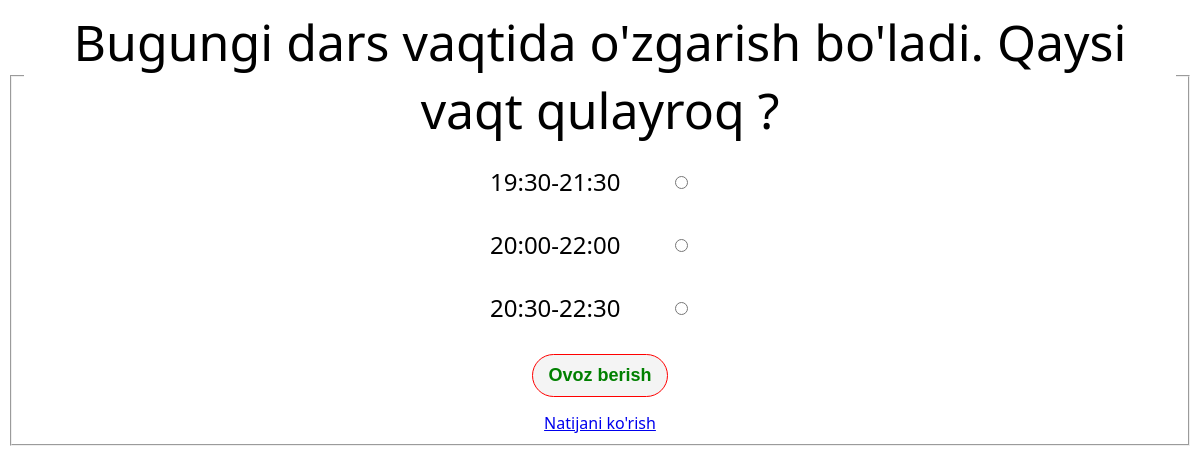
The page /polls/1/detail/ on the database its author committed.
### base/models.py (models this page shows)
class Question(Model):
    text = models.CharField(max_length=500)
    created_date = models.DateTimeField(auto_now=True)
    def __str__(self):
        return self.text

class Options(Model):
    text = models.CharField(max_length=50)
    votes = models.IntegerField(default=0)
    question = models.ForeignKey(Question, on_delete=models.CASCADE)
    def __str__(self):
        return self.text

### base/views.py (the view)
# urls.py: path("<int:question_id>/detail/", question_detail, name='detail'),
def question_detail(request, question_id):
    ques = Question.objects.get(id=question_id)
    options = Options.objects.filter(question=ques)
    print(question_id, ques)
    print(options)
    context = {
        "question": ques,
        "options": options
    }
    return render(request, "detail.html", context)

### template/detail.html (shortened to what this page needs)
<!DOCTYPE html>
<html lang="en">
<head>
</head>
<body>
    <fieldset>
    <legend style="font-size:50px">{{question.text}}</legend>
    <form action="{% url 'vote' question_id=question.id %}">
        {% for i in options %}
            <div>
                <label for="{{i.id}}">{{i.text}}</label>
                <input type="radio" id="{{i.id}}" name="option" value="{{i.id}}"><br>
            </div>
        {% endfor %}
        <input class="submit" type="submit" value="Ovoz berish">
    </form>
    <a href="{% url 'result' question_id=question.id %}">Natijani ko'rish</a>
    </fieldset>
</body>
</html>

### template/detail.html (style rules this page uses)
body { text-align: center; font-family: system-ui, sans-serif; }
label { font-size: 24px; padding: 15px; text-align:start; }
div { width: 250px; display: flex; align-items: center; justify-content: space-between; }
.submit { padding: 10px 15px; border-radius: 25px; border: 1px solid red; background: #f4f4f4; color: green; font-weight: bold; font-size: 18px; margin: 15px 0; }
form { display: flex; flex-direction: column; align-items: center; }

### rows shown on the page
Question: text "Bugungi dars vaqtida o'zgarish bo'ladi. Qaysi vaqt qulayroq ?"
Options: text "19:30-21:30"
Options: text "20:00-22:00"
Options: text "20:30-22:30"
